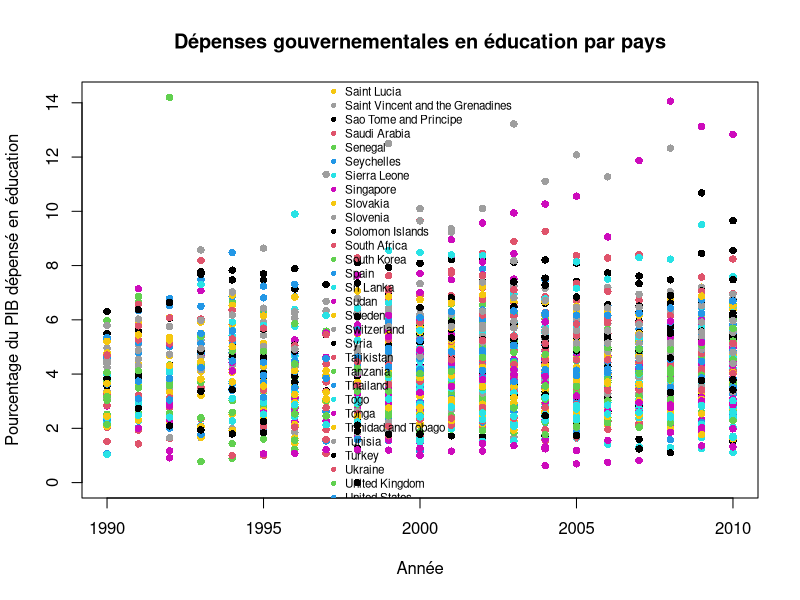

R code for this plot:
## ---- chunk 1
knitr::opts_chunk$set(echo = TRUE)
## ---- chunk 2
library(tidyverse)

annualdeath <- read.csv("../Dataset/annual-number-of-deaths-by-cause.csv", header = TRUE)
governmentEducationExpenditure  <- read.csv("../Dataset/total-government-expenditure-on-education-gdp.csv", header = TRUE)
enrolment_ratio_teritiary_education <- read.csv("../Dataset/enrolment-ratio-teritiary-education.csv", header = TRUE)
## ---- chunk 3
library(dplyr)
annualdeath <- annualdeath %>% filter(Code != "");
governmentEducationExpenditure <- governmentEducationExpenditure  %>% filter(Code != "");

## ---- chunk 4
colnames(annualdeath) <- c("Country","Code","Year","Meningitis","Alzheimers disease","Parkinsons disease","Nutritional deficiencies","Malaria",
"Drowning","Interpersonal violence", "Maternal disorders", "HIV AIDS" , "Drug use disorders", "Tuberculosis", "Cardiovascular diseases", "Lower respiratory infections", "Neonatal disorders","Alcohol use disorders", "Self harm", "Exposure to forces of nature", "Diarrheal diseases", "Environmental heat and cold exposure", "Neoplasms", "Conflict and terrorism", "Diabetes mellitus", "Chronic kidney disease", "Poisonings", "Protein energy malnutrition", "Road injuries", "Chronic respiratory diseases", "Cirrhosis and other chronic liver diseases", "Digestive diseases","Fire heat and hot substances","Acute hepatitis", "Measles"
)
colnames(governmentEducationExpenditure) <- c("Country","Code","Year","Percent of GPD spent in Education")

colnames(enrolment_ratio_teritiary_education) <- c("Country","Year","Gender","Age", "Units", "Enrolment ration (%)")
## ---- chunk 5

annualdeath <- select(annualdeath,-Code, -`Interpersonal violence`, -`Fire heat and hot substances`, -`Road injuries`, -`Conflict and terrorism`, -`Exposure to forces of nature`, -`Self harm` )

governmentEducationExpenditure <- select(governmentEducationExpenditure, -Code)

enrolment_ratio_teritiary_education <- select(enrolment_ratio_teritiary_education, -Units, -Age,)

## ---- chunk 6
pays_non_observés_annual_death <- annualdeath %>% group_by(Country) %>% filter(n() < 5)
pays_non_observés_annual_death <- pays_non_observés_annual_death %>% group_by(Country) %>% count()


pays_non_observés_government_exp <- governmentEducationExpenditure %>% group_by(Country) %>% filter(n() < 5)
pays_non_observés_government_exp <- pays_non_observés_government_exp %>% group_by(Country) %>% count()

pays_non_observés_enrolment_ratio_teritiary_education <- enrolment_ratio_teritiary_education %>% group_by(Country) %>% filter(n() < 5)
pays_non_observés_enrolment_ratio_teritiary_education <- pays_non_observés_enrolment_ratio_teritiary_education  %>% group_by(Country) %>% count()

print(pays_non_observés_government_exp)
print(pays_non_observés_annual_death)
print(pays_non_observés_enrolment_ratio_teritiary_education)
## ---- chunk 7
annualdeath <- annualdeath %>% filter(Year<2011);

governmentEducationExpenditure <- governmentEducationExpenditure  %>% filter(Year<2011) %>%filter(Year>1989);

enrolment_ratio_teritiary_education <- enrolment_ratio_teritiary_education  %>% filter(Year<2011) %>%filter(Year>1989)  %>%filter(Gender == "All genders") ;
## ---- chunk 8
governmentEducationExpenditure <- governmentEducationExpenditure %>% group_by(Country) %>% filter(n() > 5) %>% filter(Country != "World")

annualdeath <- annualdeath %>% group_by(Country) %>% filter(n() > 5) %>% filter(Country != "World")

enrolment_ratio_teritiary_education <- enrolment_ratio_teritiary_education %>% group_by(Country) %>% filter(n() > 5)
## ---- chunk 9
governmentEducationExpenditure %>% group_by(Country)%>%count()

annualdeath %>% group_by(Country)%>%count()

enrolment_ratio_teritiary_education %>% group_by(Country)%>%count()
## ---- chunk 10
governmentEducationExpenditure %>% group_by(Country)%>%summarise() %>% nrow()
annualdeath  %>% group_by(Country)%>%summarise() %>% nrow()
## ---- chunk 11
# Tracer le nuage de points
plot(`Percent of GPD spent in Education` ~ Year, data = governmentEducationExpenditure,
     main = "Dépenses gouvernementales en éducation par pays",   # Titre du graphique
     xlab = "Année",                                           # Étiquette de l'axe X
     ylab = "Pourcentage du PIB dépensé en éducation",         # Étiquette de l'axe Y
     col = as.numeric(factor(Country)),                        # Couleur différente pour chaque pays
     pch = 16,                                                  # Type de marqueur (cercle plein)
     xlim = c(min(Year), max(Year)),                           # Limites de l'axe X
     ylim = c(0, max(`Percent of GPD spent in Education`)))     # Limites de l'axe Y

# Enregistrer les marges actuelles
anciennes_marges <- par("mar")

# Définir de nouvelles marges avec plus d'espace en bas
par(mar = c(anciennes_marges[1:3], 5))

# Placer la légende sous le graphique
legend("bottom", legend = levels(factor(governmentEducationExpenditure$Country)), 
       col = 1:length(levels(factor(governmentEducationExpenditure$Country))), pch = 16, bty = "n", 
       cex = 0.7, inset = c(0, -0.2)) # Ajuster la marge verticale pour déplacer la légende vers le bas

## ---- chunk 12
